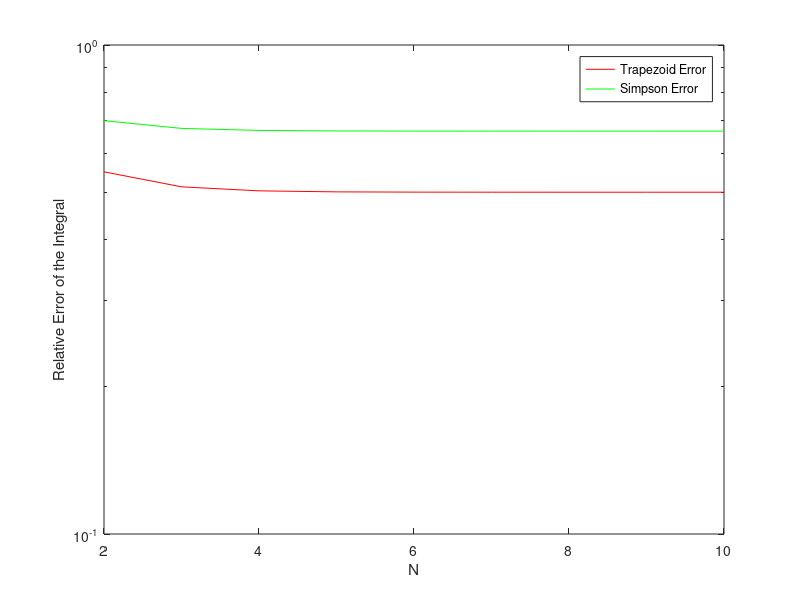

This chart was generated by the following MATLAB code:
function IntegralErrorPlot()
a = 0;
b = pi;

Iactual = 0.5 * (exp(pi) + 1); 

index =1;
for n = 2:10
    
N(index) = n;
I_Trapezoid(index) = Trapezoid(a, b, 2^n);
I_Simpson(index)  = Simpson(a, b, 2^n);

Error_Trapezoid(index) = abs((Iactual - I_Trapezoid(index) )/ Iactual) ; 
Error_Simpson(index) = abs((Iactual - I_Simpson(index) )/ Iactual ); 

index = index+1;
end


semilogy(N, Error_Trapezoid, 'r')
hold on;
semilogy(N, Error_Simpson, 'g')

legend('Trapezoid Error', 'Simpson Error')
xlabel('N')
ylabel('Relative Error of the Integral')

end

function f = Integrand(x)
    f = exp(x) .* sin(x);
end



function I = Trapezoid(a, b, N)

dh = (b-a)/N; 
x = a:dh:b; 
f = Integrand(x);


% Modfy the scale_vector for the trapezoid rule
% and modify the integral formula for I
scale_vector(1:N+1) = 1;
y=scale_vector(1:N+1)/2;

I = dh.* sum(f.*y);

end


function I = Simpson(a, b, N)
dh = (b-a)/N; 
x = a:dh:b; 
f = Integrand(x);


% Modify the scale_vector for the trapezoid rule
% and modify the integral formular for I
scale_vector(1:N+1) = 1;
I = dh.* sum(f.*scale_vector)/3;

end
